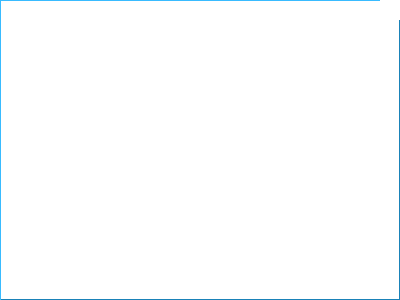
<?xml version="1.0" encoding="UTF-8"?>
<ui version="4.0">
 <class>trackboxMainWindow</class>
 <widget class="QWidget" name="trackboxMainWindow">
  <property name="geometry">
   <rect>
    <x>0</x>
    <y>0</y>
    <width>400</width>
    <height>300</height>
   </rect>
  </property>
  <property name="mouseTracking">
   <bool>true</bool>
  </property>
  <property name="windowTitle">
   <string>trackboxMainWindow</string>
  </property>
  <property name="styleSheet">
   <string notr="true">QWidget {
      background: #FFFFFF;
      border-style : outset;
      border-width : 1px;
      border-color : #1a82b8;
     }

QPushButton {
      background-color : white;
      border : none;
      position:absolute;
      right:0px;
     }
     QPushButton:hover, QPushButton:pressed{
      background-color : #c0ffff;
     }</string>
  </property>
  <widget class="QPushButton" name="closeButton">
   <property name="geometry">
    <rect>
     <x>380</x>
     <y>0</y>
     <width>20</width>
     <height>20</height>
    </rect>
   </property>
   <property name="text">
    <string/>
   </property>
   <property name="iconSize">
    <size>
     <width>70</width>
     <height>70</height>
    </size>
   </property>
   <property name="shortcut">
    <string>Ctrl+S</string>
   </property>
   <property name="flat">
    <bool>true</bool>
   </property>
  </widget>
 </widget>
 <layoutdefault spacing="6" margin="11"/>
 <resources/>
 <connections/>
</ui>
